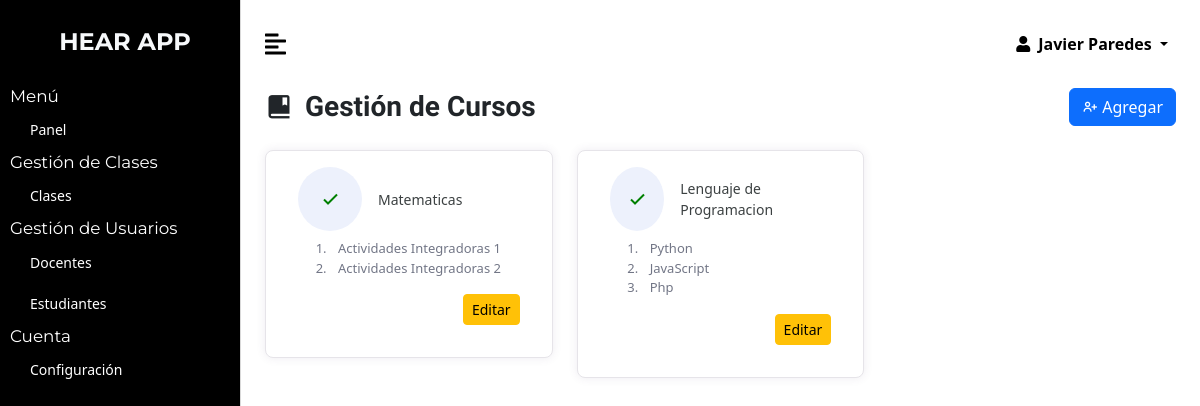
Screenshot of /hearapp/dashboard/courses.php (signed in) with the database file from the repository.
### tables this page shows
CREATE TABLE `tbl_cursos` (
  `id` int(11) NOT NULL,
  `nombre` varchar(255) DEFAULT NULL,
  `estado` varchar(50) DEFAULT NULL
);

CREATE TABLE `tbl_temas` (
  `id` int(11) NOT NULL,
  `nombre` varchar(255) DEFAULT NULL,
  `curso_id` int(11) DEFAULT NULL
);

### hearapp/dashboard/core/Security.php (called while the page is built)
<?php
class Security
{
    public static function getAdminId()
    {
        return $_SESSION["admin_id"];
    }
}

### hearapp/dashboard/class/admin.php (called while the page is built, shortened)
<?php
class Admin
{
    public static function getAdminId($id)
    {
        global $conn;
        $statement = $conn->prepare("SELECT * FROM tbl_admin WHERE id=:id");
        $statement->bindValue(":id", $id);
        $statement->execute();
        $result = $statement->fetch(PDO::FETCH_OBJ);
        return $result;
    }
}

### hearapp/dashboard/class/general.php (called while the page is built, shortened)
<?php
class General
{
    public static function getCourseAll()
    {
        global $conn;
        $statement = $conn->prepare("SELECT * FROM tbl_cursos");
        $statement->execute();
        $result = $statement->fetchAll(PDO::FETCH_OBJ);
        return $result;
    }
    public static function getThemeCourseId($id)
    {
        global $conn;
        $statement = $conn->prepare("SELECT id, nombre FROM tbl_temas WHERE curso_id = :id");
        $statement->bindValue(":id", $id);
        $statement->execute();
        $result = $statement->fetchAll(PDO::FETCH_OBJ);
        return $result;
    }
}

### hearapp/dashboard/courses.php (the view, shortened to what this page needs)
<?php include 'app/components/header.php';
$courseArray = General::getCourseAll();
?>
<?php include 'app/components/sidebar.php'; ?>
<?php include 'app/components/topbar.php'; ?>
<div class="container-fluid px-4">
    <div class="d-sm-flex align-items-center justify-content-between mb-4">
        <h1 class="h3 mb-0 text-gray-800 d-flex align-items-center gap-2 font_two"><i class='bx bxs-book-bookmark me-1'></i> Gesti&oacute;n de Cursos</h1>
        <div class="d-flex gap-1">
            <a href="#" class="btn btn-primary d-flex align-items-center" data-bs-toggle="modal" data-bs-target="#exampleModal"><i class='bx bx-user-plus me-1'></i> Agregar</a>
        </div>
    </div>
    <div class="row">
        <?php foreach ($courseArray as $result) : ?>
            <div class="col-lg-4">
                <div class="card card-margin">
                    <div class="card-body pt-0">
                        <div class="widget-49 p-3">
                            <div class="widget-49-title-wrapper">
                                <?php if ($result->estado == 'activo') : ?>
                                    <div class="widget-49-date-primary">
                                        <span class="widget-49-date-day">
                                            <i class='bx bx-check' style="color: green;"></i>
                                        </span>
                                    </div>
                                <?php endif; ?>
                                <div class="widget-49-meeting-info">
                                    <span class="widget-49-pro-title"><?= $result->nombre ?></span>
                                </div>
                            </div>
                            <ol class="widget-49-meeting-points">
                                <?php
                                $temas = General::getThemeCourseId($result->id);
                                foreach ($temas as $tema) : ?>
                                    <li class="widget-49-meeting-item"><span><?= $tema->nombre ?></span></li>
                                <?php endforeach; ?>
                            </ol>
                            <div class="widget-49-meeting-action">
                                <a href="edit-courses?id=<?= $result->id ?>" class="btn btn-sm btn-warning">Editar</a>
                            </div>
                        </div>
                    </div>
                </div>
            </div>
        <?php endforeach; ?>
    </div>
</div>
<?php include 'app/components/footer.php'; ?>

### hearapp/dashboard/app/components/header.php (shortened to what this page needs)
<?php
include 'config/conexion.php';
include 'class/admin.php';
include 'class/general.php';
include 'core/Security.php';
$adminId = Security::getAdminId();
$adminObj = Admin::getAdminId($adminId);
?>
<!DOCTYPE html>
<html lang="en">
<head>
  <link href="https://cdn.jsdelivr.net/npm/bootstrap@5.2.3/dist/css/bootstrap.min.css" rel="stylesheet">
  <link rel="stylesheet" href="https://cdnjs.cloudflare.com/ajax/libs/font-awesome/5.15.3/css/all.min.css" />
  <link rel="stylesheet" href="https://cdn.jsdelivr.net/npm/sweetalert2@11.1.6/dist/sweetalert2.min.css">
  <link rel="stylesheet" href="https://cdn.datatables.net/1.13.6/css/jquery.dataTables.css" />
  <link href='https://unpkg.com/boxicons@2.1.4/css/boxicons.min.css' rel='stylesheet'>
  <link rel="stylesheet" href="assets/css/dashboard.css" />
  <link rel="stylesheet" href="assets/css/media.css" />
  <link href="https://cdn.jsdelivr.net/npm/summernote@0.8.18/dist/summernote.min.css" rel="stylesheet">
  <link href="https://cdn.jsdelivr.net/npm/summernote@0.8.18/dist/summernote-lite.min.css" rel="stylesheet">
</head>
<body>
  <div class="d-flex" id="wrapper">

### hearapp/dashboard/app/components/sidebar.php
<div id="sidebar-wrapper">
    <div class="sidebar-heading text-center py-4 second-text fs-4 fw-bold text-purple font_one d-flex justify-content-center align-items-center">
        HEAR APP
        </div>
    <div class="sidebar-heading text-white font_one">
        <p class="small mb-0">Men&uacute;</p>
    </div>
    <div class="list-group list-group-flush">
        <a href="index" class="list-group-item list-group-item-action bg-transparent text-color-sidebar active small">
            </i>Panel</a>
    </div>
    <div class="sidebar-heading text-white font_one">
        <p class="small mb-0">Gesti&oacute;n de Clases</p>
    </div>
    <div class="list-group list-group-flush">
        <a href="classes" class="list-group-item list-group-item-action bg-transparent text-color-sidebar active small">
            Clases</a>
    </div>
    <div class="sidebar-heading text-white font_one">
        <p class="small mb-0">Gesti&oacute;n de Usuarios</p>
    </div>
    <div class="list-group list-group-flush">
        <a href="teachers" class="list-group-item list-group-item-action bg-transparent text-color-sidebar active small">
            Docentes</a>
    </div>
    <div class="list-group list-group-flush">
        <a href="students" class="list-group-item list-group-item-action bg-transparent text-color-sidebar active small">
            Estudiantes</a>
    </div>
    <div class="sidebar-heading text-white font_one">
        <p class="small mb-0">Cuenta</p>
    </div>
    <div class="list-group list-group-flush">
        <a href="setting" class="list-group-item list-group-item-action bg-transparent text-color-sidebar active small">
            Configuraci&oacute;n</a>
    </div>
</div>

### hearapp/dashboard/app/components/topbar.php (shortened to what this page needs)
<div id="page-content-wrapper">
    <nav class="navbar navbar-expand-lg navbar-light bg-transparent py-4 px-4">
        <div class="d-flex align-items-center">
            <i class="fas fa-align-left primary-text fs-4 me-3" id="menu-toggle"></i>
        </div>
        <div class="collapse navbar-collapse" id="navbarSupportedContent">
            <ul class="navbar-nav ms-auto mb-2 mb-lg-0">
                <li class="nav-item dropdown">
                    <a class="nav-link dropdown-toggle primary-text fw-bold" href="#" id="navbarDropdown" role="button" data-bs-toggle="dropdown" aria-expanded="false">
                        <i class="fas fa-user me-2"></i><?= $adminObj->nombre ?>
                    </a>
                </li>
            </ul>
        </div>
    </nav>

### hearapp/dashboard/app/components/footer.php (shortened to what this page needs)
</div>
</body>
</html>

### hearapp/dashboard/assets/css/dashboard.css (style rules this page uses)
:root { --main-bg-color: #000; --main-text-color: #ADA8FF; --second-text-color: #fff; --second-bg-color: #F6F8FA; --text-purple: #ADA8FF; }
a { text-decoration: none; color: #000; }
.text-color-sidebar { color: var(--second-bg-color); }
.font_one { font-family: "Montserrat", sans-serif; }
.font_two { font-family: "Fjalla One", sans-serif; font-weight: 600; font-style: normal; }
.text-purple { color: var(--main-text-color); }
.primary-text { color: var(--main-bg-color); }
.second-text { color: var(--second-bg-color); }
#wrapper { overflow-x: hidden; }
#sidebar-wrapper { min-height: 100vh; margin-left: -15rem; -webkit-transition: margin 0.25s ease-out; -moz-transition: margin 0.25s ease-out; -o-transition: margin 0.25s ease-out; transition: margin 0.25s ease-out; background: var(--main-bg-color); }
#sidebar-wrapper .sidebar-heading { padding-left: 10px; font-size: 1.2rem; }
#sidebar-wrapper .list-group { width: 15rem; }
#page-content-wrapper { min-width: 100vw; border-left: 1px solid #D9D9D9; }
#menu-toggle { cursor: pointer; }
.list-group-item { border: none; padding: 10px 30px; }
.collapse a { color: #000; }
@media (min-width: 768px) { #sidebar-wrapper { margin-left: 0; } }
@media (min-width: 768px) { #page-content-wrapper { min-width: 0; width: 100%; } }

### hearapp/dashboard/courses.php (style rules this page uses)
.card-margin { margin-bottom: 1.875rem; }
.card { border: 0; box-shadow: 0px 0px 10px 0px rgba(82, 63, 105, 0.1); -webkit-box-shadow: 0px 0px 10px 0px rgba(82, 63, 105, 0.1); -moz-box-shadow: 0px 0px 10px 0px rgba(82, 63, 105, 0.1); -ms-box-shadow: 0px 0px 10px 0px rgba(82, 63, 105, 0.1); }
.card { position: relative; display: flex; flex-direction: column; min-width: 0; word-wrap: break-word; background-color: #ffffff; background-clip: border-box; border: 1px solid #e6e4e9; border-radius: 8px; }
.widget-49 .widget-49-title-wrapper { display: flex; align-items: center; }
.widget-49 .widget-49-title-wrapper .widget-49-date-primary { display: flex; align-items: center; justify-content: center; flex-direction: column; background-color: #edf1fc; width: 4rem; height: 4rem; border-radius: 50%; }
.widget-49 .widget-49-title-wrapper .widget-49-date-primary .widget-49-date-day { color: #4e73e5; font-weight: 500; font-size: 1.5rem; line-height: 1; }
.widget-49 .widget-49-title-wrapper .widget-49-meeting-info { display: flex; flex-direction: column; margin-left: 1rem; }
.widget-49 .widget-49-title-wrapper .widget-49-meeting-info .widget-49-pro-title { color: #3c4142; font-size: 14px; }
.widget-49 .widget-49-meeting-points { font-weight: 400; font-size: 13px; margin-top: .5rem; }
.widget-49 .widget-49-meeting-points .widget-49-meeting-item { display: list-item; color: #727686; }
.widget-49 .widget-49-meeting-points .widget-49-meeting-item span { margin-left: .5rem; }
.widget-49 .widget-49-meeting-action { text-align: right; }

### rows the page displays
tbl_cursos: estado "activo" (drawn), nombre "Matematicas"
tbl_temas: nombre "Actividades Integradoras 1"
tbl_temas: nombre "Actividades Integradoras 2"
tbl_cursos: estado "activo" (drawn), nombre "Lenguaje de Programacion"
tbl_temas: nombre "Python"
tbl_temas: nombre "JavaScript"
tbl_temas: nombre "Php"

### other values shown
$adminObj->nombre "Javier Paredes"
